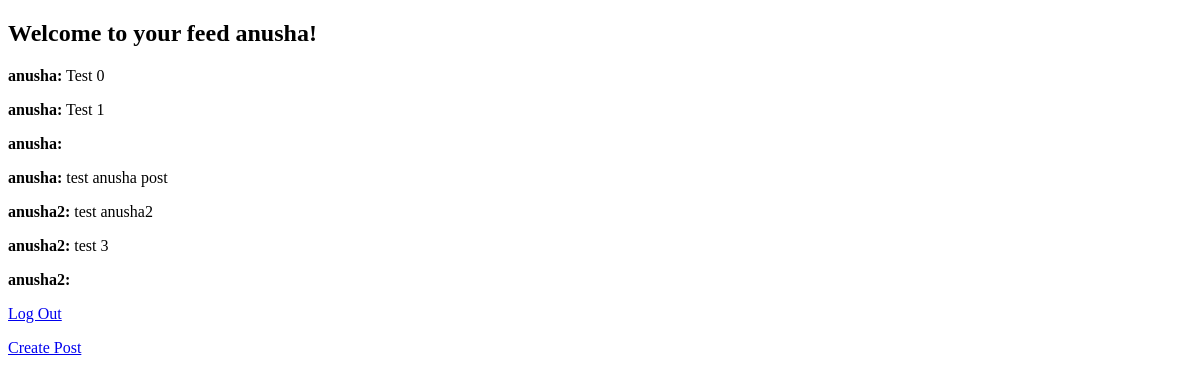
Before: /home/ (signed in) with the older database file.
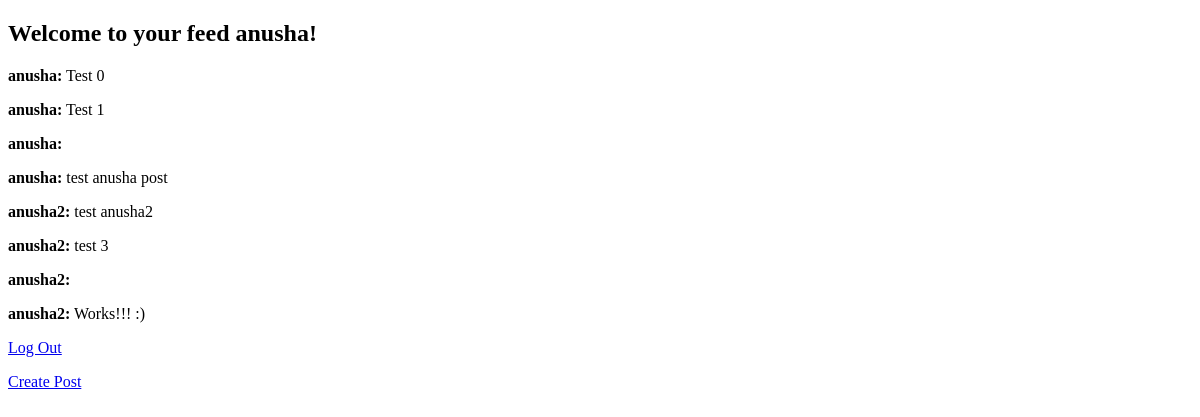
After: the same page with the newer database file.
### createPost/models.py (models this page shows)
class Post(models.Model):
    post_text = models.TextField(blank=True, null=True)
    usernm = models.ForeignKey(User, on_delete=models.CASCADE)

### createPost/views.py (the view)
# urls.py: path('home/', post_view , name='home'),
def post_view(request):
    allObj = Post.objects.all()
    print(allObj)
    return render(request, 'home.html', {'all':allObj})

### templates/home.html (shortened to what this page needs)
{% extends 'base.html' %}
{% block content %}
{% if user.is_authenticated %}
  <h2> Welcome to your feed {{ user.username }}! </h2>
  {% for item in all %}
    <p> <b>{{ item.usernm }}:</b> {{ item.post_text }} </p>
  {% endfor %}
  <p><a href="{% url 'logout' %}">Log Out</a></p>
  <p><a href="{% url 'createPost' %}">Create Post</a></p>
{% else %}
  <p>You are not logged in</p>
  <a href="{% url 'login' %}">Log In</a>
{% endif %}
{% endblock %}

### templates/base.html (shortened to what this page needs)
<!DOCTYPE html>
<html>
<head>
</head>
<body>
  <main>
    {% block content %}
    {% endblock %}
  </main>
</body>
</html>

Changed rows visible on the page:
added Post: usernm "anusha2", post_text "Works!!! :)"
